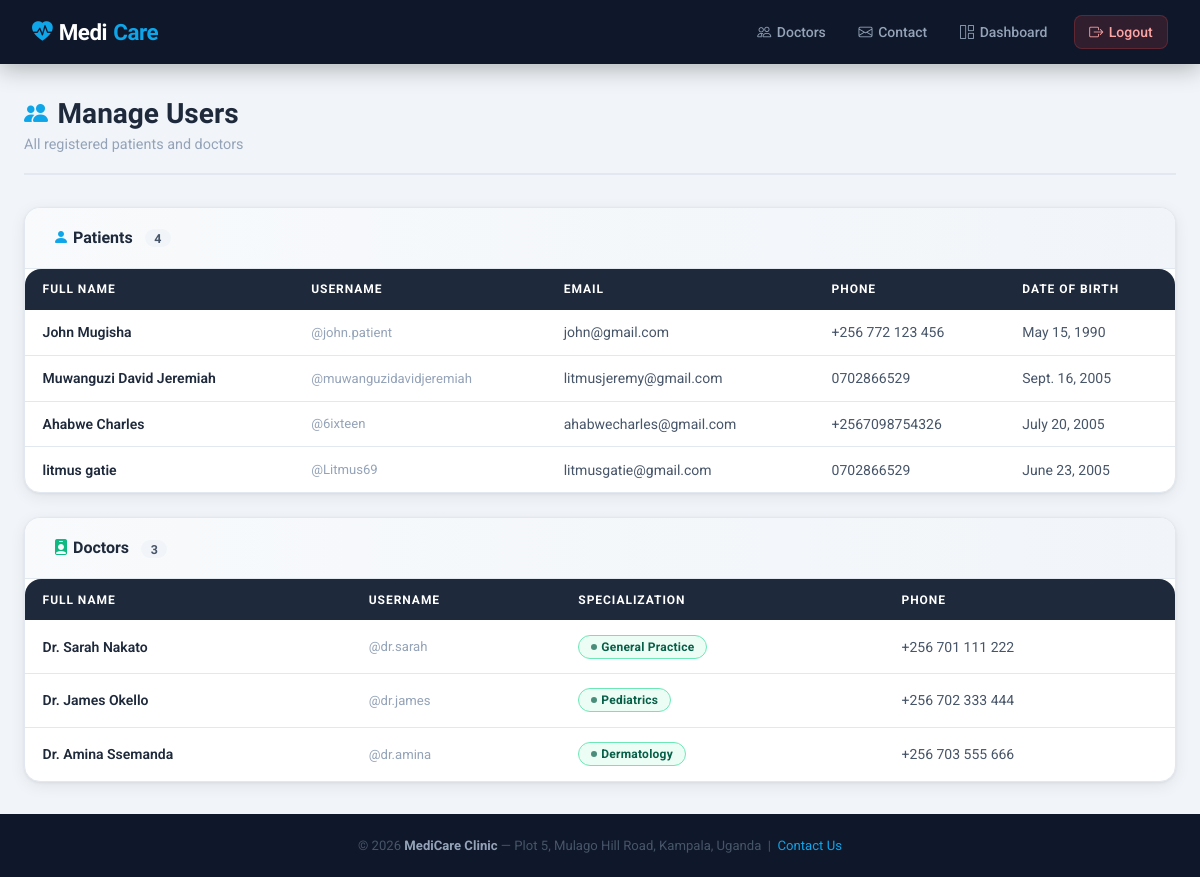
Page /admin-dashboard/users/ (signed in) on the committed database.
### clinic/models.py (models this page shows, shortened)
class PatientProfile(models.Model):
    BLOOD_GROUP_CHOICES = [
        ('A+', 'A+'), ('A-', 'A-'), ('B+', 'B+'), ('B-', 'B-'),
        ('AB+', 'AB+'), ('AB-', 'AB-'), ('O+', 'O+'), ('O-', 'O-'),
    ]
    user = models.OneToOneField(User, on_delete=models.CASCADE, related_name='patient_profile')
    date_of_birth = models.DateField()
    phone = models.CharField(max_length=20)
    address = models.TextField()
    blood_group = models.CharField(max_length=3, choices=BLOOD_GROUP_CHOICES, blank=True)
    emergency_contact_name = models.CharField(max_length=100, blank=True)
    emergency_contact_phone = models.CharField(max_length=20, blank=True)

class DoctorProfile(models.Model):
    SPECIALIZATION_CHOICES = [
        ('GP', 'General Practice'),
        ('PEDS', 'Pediatrics'),
        ('DERM', 'Dermatology'),
        ('CARD', 'Cardiology'),
        ('ORTHO', 'Orthopedics'),
        ('GYN', 'Gynecology'),
    ]
    user = models.OneToOneField(User, on_delete=models.CASCADE, related_name='doctor_profile')
    specialization = models.CharField(max_length=10, choices=SPECIALIZATION_CHOICES, default='GP')
    phone = models.CharField(max_length=20)
    bio = models.TextField(blank=True)
    profile_picture = models.ImageField(upload_to='doctors/', blank=True, null=True)

### clinic/views.py (the view)
# urls.py: path('admin-dashboard/users/', views.manage_users, name='manage_users'),
@staff_member_required
def manage_users(request):
    patients = PatientProfile.objects.select_related('user').all()
    doctors = DoctorProfile.objects.select_related('user').all()
    return render(request, 'clinic/manage_users.html', {'patients': patients, 'doctors': doctors})

### templates/clinic/manage_users.html (shortened to what this page needs)
{% extends 'clinic/base.html' %}
{% block content %}
<div class="container">
  <div class="page-header">
    <div class="page-header-left">
      <h1><i class="bi bi-people-fill"></i> Manage Users</h1>
      <p>All registered patients and doctors</p>
    </div>
  </div>
  <div class="card" style="margin-bottom:1.5rem;">
    <div class="card-header">
      <h3><i class="bi bi-person-fill" style="color:var(--primary)"></i> Patients <span style="background:var(--bg);color:var(--text);border-radius:50px;padding:.1rem .6rem;font-size:.78rem;margin-left:.5rem;">{{ patients.count }}</span></h3>
    </div>
    <div class="table-wrap">
      <table>
        <thead><tr><th>Full Name</th><th>Username</th><th>Email</th><th>Phone</th><th>Date of Birth</th></tr></thead>
        <tbody>
        {% for p in patients %}
        <tr>
          <td class="td-name">{{ p.user.get_full_name }}</td>
          <td style="color:var(--muted);font-size:.82rem;">@{{ p.user.username }}</td>
          <td>{{ p.user.email }}</td>
          <td>{{ p.phone }}</td>
          <td>{{ p.date_of_birth }}</td>
        </tr>
        {% empty %}<tr><td colspan="5" class="td-empty">No patients registered.</td></tr>
        {% endfor %}
        </tbody>
      </table>
    </div>
  </div>
  <div class="card">
    <div class="card-header">
      <h3><i class="bi bi-person-badge-fill" style="color:var(--success)"></i> Doctors <span style="background:var(--bg);color:var(--text);border-radius:50px;padding:.1rem .6rem;font-size:.78rem;margin-left:.5rem;">{{ doctors.count }}</span></h3>
    </div>
    <div class="table-wrap">
      <table>
        <thead><tr><th>Full Name</th><th>Username</th><th>Specialization</th><th>Phone</th></tr></thead>
        <tbody>
        {% for d in doctors %}
        <tr>
          <td class="td-name">Dr. {{ d.user.get_full_name }}</td>
          <td style="color:var(--muted);font-size:.82rem;">@{{ d.user.username }}</td>
          <td><span class="badge badge-approved">{{ d.get_specialization_display }}</span></td>
          <td>{{ d.phone }}</td>
        </tr>
        {% empty %}<tr><td colspan="4" class="td-empty">No doctors registered.</td></tr>
        {% endfor %}
        </tbody>
      </table>
    </div>
  </div>
</div>
{% endblock %}

### templates/clinic/base.html (style rules this page uses)
:root { --bg: #f1f5f9; --surface: #ffffff; --primary: #0ea5e9; --primary-dark: #0284c7; --heading: #1e293b; --text: #475569; --muted: #94a3b8; --border: #e2e8f0; --success: #10b981; --warning: #f59e0b; --danger: #ef4444; --purple: #8b5cf6; --nav-bg: #0f172a; --radius: 12px; --radius-lg: 16px; --shadow: 0 1px 3px rgba(0,0,0,.06), 0 4px 16px rgba(0,0,0,.07); --shadow-lg: 0 4px 6px rgba(0,0,0,.05), 0 10px 40px rgba(0,0,0,.12); --transition: all .25s ease; }
*, *::before, *::after { box-sizing: border-box; margin: 0; padding: 0; }
body { font-family: 'Roboto', system-ui, sans-serif; background: var(--bg); color: var(--text); min-height: 100vh; display: flex; flex-direction: column; }
h1,h2,h3,h4,h5 { font-family: 'Raleway', sans-serif; color: var(--heading); line-height: 1.25; }
.container { max-width: 1200px; margin: 0 auto; padding: 2rem 1.5rem; }
.card { background: var(--surface); border-radius: var(--radius-lg); box-shadow: var(--shadow); border: 1px solid var(--border); overflow: hidden; }
.card-header { padding: 1.25rem 1.75rem; border-bottom: 1px solid var(--border); display: flex; align-items: center; justify-content: space-between; background: linear-gradient(to right, #f8fafc, #f1f5f9); }
.card-header h2, .card-header h3 { font-size: 1rem; font-weight: 700; margin: 0; }
.page-header { margin-bottom: 2rem; padding-bottom: 1.25rem; border-bottom: 2px solid var(--border); display: flex; align-items: flex-start; justify-content: space-between; flex-wrap: wrap; gap: 1rem; }
.page-header-left h1 { font-size: 1.75rem; font-weight: 800; color: var(--heading); display: flex; align-items: center; gap: .6rem; }
.page-header-left h1 i { color: var(--primary); font-size: 1.5rem; }
.page-header-left p { color: var(--muted); margin-top: .3rem; font-size: .9rem; }
.badge { display: inline-flex; align-items: center; gap: .25rem; padding: .25rem .75rem; border-radius: 50px; font-size: .75rem; font-weight: 700; letter-spacing: .02em; }
.badge::before { content:''; width:6px; height:6px; border-radius:50%; background:currentColor; opacity:.7; }
.badge-approved { background:#ecfdf5; color:#065f46; border:1px solid #6ee7b7; }
.table-wrap { overflow-x: auto; border-radius: var(--radius-lg); }
table { width: 100%; border-collapse: collapse; font-size: .875rem; }
thead th { background: var(--heading); color: #fff; padding: .85rem 1.1rem; text-align: left; font-size: .75rem; text-transform: uppercase; letter-spacing: .08em; font-weight: 700; }
thead th:first-child { border-radius: var(--radius) 0 0 0; }
thead th:last-child { border-radius: 0 var(--radius) 0 0; }
tbody td { padding: .9rem 1.1rem; border-bottom: 1px solid var(--border); color: var(--text); vertical-align: middle; }
tbody tr:last-child td { border-bottom: none; }
.td-name { font-weight: 600; color: var(--heading); }

### rows in the picture
PatientProfile: user.get_full_name "John Mugisha", user.username "john.patient", user.email "john@gmail.com", phone "+256 772 123 456", date_of_birth "May 15, 1990"
PatientProfile: user.get_full_name "Muwanguzi David Jeremiah", user.username "muwanguzidavidjeremiah", user.email "litmusjeremy@gmail.com", phone "0702866529", date_of_birth "Sept. 16, 2005"
PatientProfile: user.get_full_name "Ahabwe Charles", user.username "6ixteen", user.email "ahabwecharles@gmail.com", phone "+2567098754326", date_of_birth "July 20, 2005"
PatientProfile: user.get_full_name "litmus gatie", user.username "Litmus69", user.email "litmusgatie@gmail.com", phone "0702866529", date_of_birth "June 23, 2005"
DoctorProfile: user.get_full_name "Sarah Nakato", user.username "dr.sarah", specialization "General Practice", phone "+256 701 111 222"
DoctorProfile: user.get_full_name "James Okello", user.username "dr.james", specialization "Pediatrics", phone "+256 702 333 444"
DoctorProfile: user.get_full_name "Amina Ssemanda", user.username "dr.amina", specialization "Dermatology", phone "+256 703 555 666"

### other values in the picture
{{ patients.count }} "4"
{{ doctors.count }} "3"
